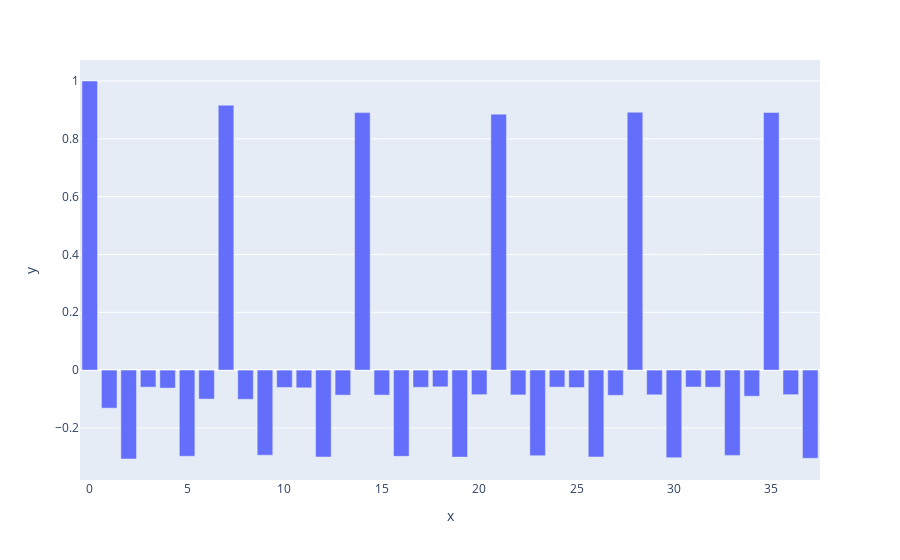

Source (notebook cell):
### Code cell
acf_vals = acf(first_diff)
fig = px.bar(y=acf_vals)
fig.show()

### Figure 1 — Plotly figure (JSON) as saved in the notebook; plotly's stock layout.template omitted (floating-point values rounded to 4 significant figures)
{"data": [{"alignmentgroup": "True", "hovertemplate": "x=%{x}<br>y=%{y}<extra></extra>", "legendgroup": "", "marker": {"color": "#636efa", "pattern": {"shape": ""}}, "name": "", "offsetgroup": "", "orientation": "v", "showlegend": false, "textposition": "auto", "type": "bar", "x": [0, 1, 2, 3, 4, 5, 6, 7, 8, 9, 10, 11, 12, 13, 14, 15, 16, 17, 18, 19, 20, 21, 22, 23, 24, 25, 26, 27, 28, 29, 30, 31, 32, 33, 34, 35, 36, 37], "xaxis": "x", "y": [1, -0.1316, -0.3075, -0.05892, -0.06212, -0.298, -0.1003, 0.9162, -0.101, -0.2944, -0.06, -0.06123, -0.3005, -0.08657, 0.8906, -0.08635, -0.2983, -0.05938, -0.05774, -0.3009, -0.08498, 0.8854, -0.08576, -0.2959, -0.05875, -0.0603, -0.3004, -0.08721, 0.8919, -0.08536, -0.3029, -0.05844, -0.05907, -0.295, -0.09021, 0.8908, -0.08497, -0.305], "yaxis": "y"}], "layout": {"barmode": "relative", "legend": {"tracegroupgap": 0}, "margin": {"t": 60}, "xaxis": {"anchor": "y", "domain": [0, 1], "title": {"text": "x"}}, "yaxis": {"anchor": "x", "domain": [0, 1], "title": {"text": "y"}}}}
